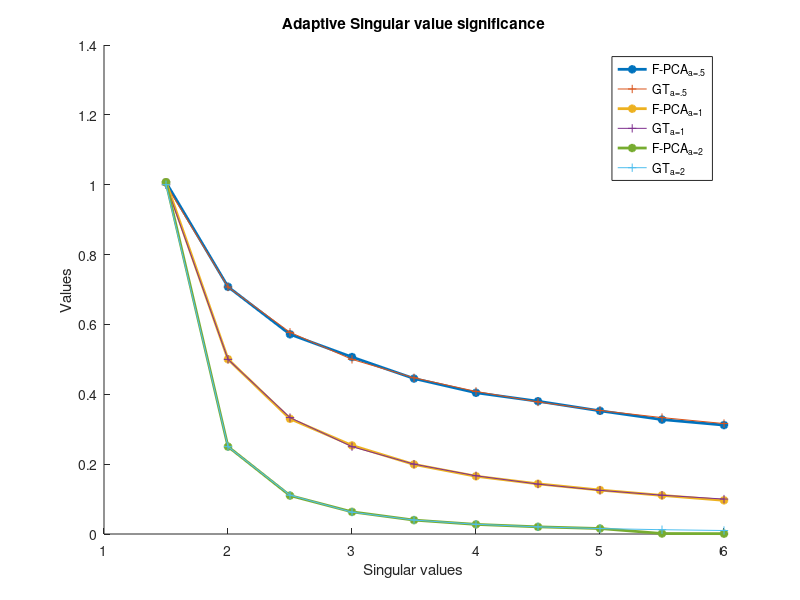

Recreate this plot in MATLAB.
% Plot the estimated singular vs the ground truth ones. 
% Values were taken at dry runs and paste in this file for easier plotting.

% initialise
clc; clear; close all;

% for alpha 0.5
fpca_sv_05 =	[1.0069 0.7078 0.5717 0.5066 0.4451 ...
               0.4044 0.3801 0.3526 0.3276 0.3118];
	
real_sv_05 = 	[1.0000 0.7071 0.5774 0.5000 0.4472 ...
               0.4082 0.3780 0.3536 0.3333 0.3162];

% for alpha 1
fpca_sv_1 = [1.0067 0.5004 0.3300 0.2535 0.1992 ...
              0.1653 0.1436 0.1258 0.1105 0.0964];

real_sv_1 = [1.0000 0.5000 0.3333 0.2500 0.2000 ...
             0.1667 0.1429 0.1250 0.1111 0.1000];

% for alpha 2
fpca_sv_2 = [1.0067 0.2502 0.1100 0.0634 0.0398 ...
              0.0275 0.0205 0.0157 0.0014 0.0010];
            
real_sv_2 = [1.0000 0.2500 0.1111 0.0625 0.0400 ...
             0.0278 0.0204 0.0156 0.0123 0.0100];
           
% plot it nicely
r = size(fpca_sv_05, 2);
figure;
hold on;
plot(fpca_sv_05, '-*', 'LineWidth', 2);
plot(real_sv_05, '-+');
plot(fpca_sv_1, '-*', 'LineWidth', 2);
plot(real_sv_1, '-+');
plot(fpca_sv_2, '-*', 'LineWidth', 2);
plot(real_sv_2, '-+');
hold off;
title('Adaptive Singular value significance');
legend('F-PCA_{a=.5}', 'GT_{a=.5}', 'F-PCA_{a=1}', ...
  'GT_{a=1}', 'F-PCA_{a=2}', 'GT_{a=2}');
xlabel('Singular values');
xticklabels(1:r);
ylabel('Values');
